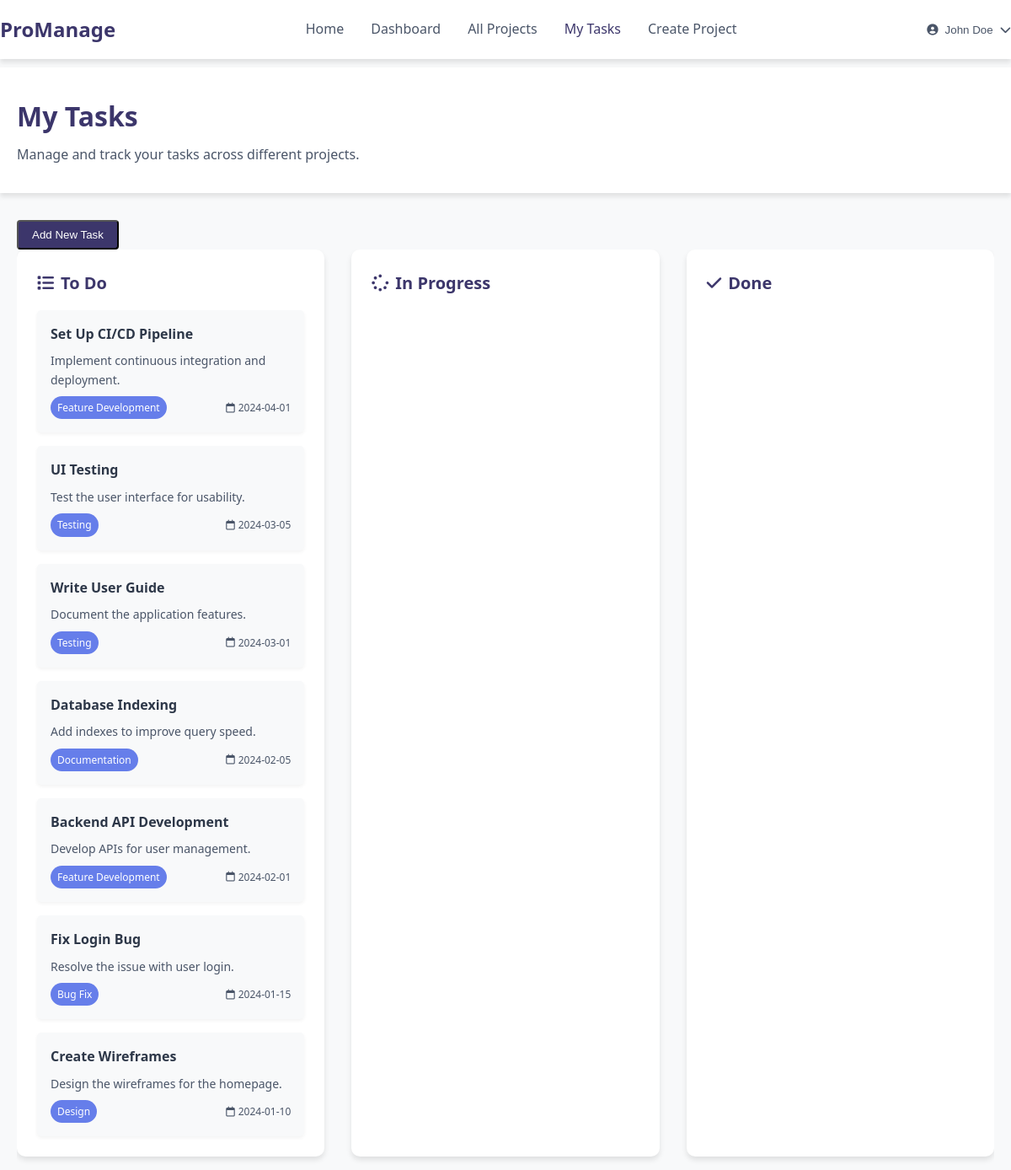
The page /views/tasks_page.php on the database its author committed.
### tables this page shows
CREATE TABLE tasks (
    id INT AUTO_INCREMENT PRIMARY KEY,
    name VARCHAR(255) NOT NULL,
    description TEXT,
    start_date DATE,
    due_date DATE,
    status ENUM('ToDo', 'In Progress', 'Done') NOT NULL,
    category INT , 
    project_id INT,
    assigned_user_id INT,
    tag INT , 
    FOREIGN KEY (tag) REFERENCES tags(id),
    FOREIGN KEY (category) REFERENCES category(id),
    FOREIGN KEY (project_id) REFERENCES projects(id) ON DELETE CASCADE,
    FOREIGN KEY (assigned_user_id) REFERENCES users(id) ON DELETE SET NULL
);

CREATE TABLE category (
    id INT AUTO_INCREMENT PRIMARY KEY,
    name VARCHAR(255) NOT NULL
);

### models/tasks_model.php (called while the page is built, shortened)
<?php
class Task
{
    private $conn;
    public function __construct($db)
    {
        $this->conn = $db;
    }
    public function displayTasks()
    {
        $sql = "SELECT tasks.*, category.name AS category_name
                FROM tasks
                LEFT JOIN category ON tasks.category = category.id
                ORDER BY tasks.start_date DESC";
        $result = $this->conn->query($sql);
        if ($result) {
            return $result->fetch_All(MYSQLI_ASSOC);
        } else {
            return [];
        }
    }
}
$database = new mysqli('localhost', 'root', '', 'project_management');
$viewTasks = new Task($database);
$tasks = $viewTasks-> displayTasks();

### views/tasks_page.php (the view, shortened to what this page needs)
<?php
require_once('./controllers/task_controller.php');
require_once('./models/tasks_model.php');
$dbConnection = new mysqli('localhost', 'root', '', 'project_management');
$tasks_query = "
    SELECT t.*, c.name AS category_name
    FROM tasks t
    LEFT JOIN category c ON t.category = c.id
    ORDER BY t.start_date DESC
";
$tasks_result = $dbConnection->query($tasks_query);
$tasks = [];
if ($tasks_result) {
    while ($task = $tasks_result->fetch_assoc()) {
        $tasks[] = $task;
    }
} else {
    error_log("Failed to fetch tasks: " . $dbConnection->error);
}
?>
<!DOCTYPE html>
<html lang="en">
<head>
    <link rel="stylesheet" href="https://cdnjs.cloudflare.com/ajax/libs/font-awesome/6.4.0/css/all.min.css">
    <link rel="stylesheet" href="./styles/tasks.css">
</head>
<body>
    <nav>
        <div class="container nav-container">
            <a href="#" class="logo">ProManage</a>
            <div class="nav-links">
                <a href="home.php">Home</a>
                <a href="dashbord.php">Dashboard</a>
                <a href="first_page.php">All Projects</a>
                <a href="mytasks.php" class="active">My Tasks</a>
                <a href="creat_project.php">Create Project</a>
            </div>
            <div class="user-menu">
                <button class="user-menu-btn">
                    <i class="fas fa-user-circle"></i>
                    <span>John Doe</span>
                    <i class="fas fa-chevron-down"></i>
                </button>
            </div>
        </div>
    </nav>
    <main>
        <div class="tasks-header">
            <div class="container">
                <h1 class="tasks-title">My Tasks</h1>
                <p class="tasks-subtitle">Manage and track your tasks across different projects.</p>
            </div>
        </div>
        <div class="container">
            <button id="addTaskBtn" class="btn">Add New Task</button>
            <div class="tasks-container">
                <div class="task-column" id="todo-column">
                    <h3><i class="fas fa-list"></i> To Do</h3>
                    <div class="task-list">
                      <?php
                      foreach($tasks as $task) :
                      ?>
                        <div class="task-card" draggable="true">
                            <h4><?= htmlspecialchars($task['name']) ?></h4>
                            <p><?= htmlspecialchars($task['description']) ?></p>
                            <div class="task-meta">
                                <span class="task-project"><?= htmlspecialchars($task['category_name'] ?? 'Uncategorized') ?></span>
                                <span class="task-due-date"><i class="far fa-calendar"></i> <?= htmlspecialchars($task['start_date']) ?></span>
                            </div>
                        </div>
                      <?php
                      endforeach;
                      ?>
                    </div>
                </div>
                <div class="task-column" id="inprogress-column">
                    <h3><i class="fas fa-spinner"></i> In Progress</h3>
                </div>
                <div class="task-column" id="done-column">
                    <h3><i class="fas fa-check"></i> Done</h3>
                </div>
            </div>
        </div>
    </main>

### styles/tasks.css (style rules this page uses)
:root { --bg-primary: #f8f9fa; --bg-secondary: #ffffff; --text-primary: #2d3748; --text-secondary: #4a5568; --accent-primary: #3c366b; --accent-secondary: #4c51bf; --accent-tertiary: #667eea; --success: #48bb78; --warning: #ed8936; --danger: #e53e3e; --shadow: 0 4px 6px rgba(0, 0, 0, 0.1); --shadow-lg: 0 10px 15px rgba(0, 0, 0, 0.1); }
* { margin: 0; padding: 0; box-sizing: border-box; }
body { font-family: 'Segoe UI', Tahoma, Geneva, Verdana, sans-serif; background-color: var(--bg-primary); color: var(--text-primary); line-height: 1.6; }
.container { max-width: 1200px; margin: 0 auto; padding: 0 20px; }
nav { background-color: var(--bg-secondary); box-shadow: var(--shadow); position: fixed; width: 100%; z-index: 1000; }
.nav-container { display: flex; justify-content: space-between; align-items: center; padding: 1rem 0; }
.logo { font-size: 1.5rem; font-weight: bold; color: var(--accent-primary); text-decoration: none; }
.nav-links { display: flex; gap: 2rem; }
.nav-links a { text-decoration: none; color: var(--text-secondary); font-weight: 500; transition: color 0.3s ease; }
.nav-links a:hover, .nav-links a.active { color: var(--accent-primary); }
.user-menu { position: relative; }
.user-menu-btn { background: none; border: none; cursor: pointer; display: flex; align-items: center; gap: 0.5rem; color: var(--text-secondary); }
main { padding-top: 5rem; }
.tasks-header { background-color: var(--bg-secondary); padding: 2rem 0; margin-bottom: 2rem; box-shadow: var(--shadow); }
.tasks-title { font-size: 2rem; color: var(--accent-primary); margin-bottom: 0.5rem; }
.tasks-subtitle { color: var(--text-secondary); }
.tasks-container { display: flex; gap: 2rem; overflow-x: auto; padding-bottom: 1rem; }
.task-column { background-color: var(--bg-secondary); border-radius: 10px; padding: 1.5rem; box-shadow: var(--shadow); min-width: 300px; flex: 1; }
.task-column h3 { font-size: 1.25rem; color: var(--accent-primary); margin-bottom: 1rem; display: flex; align-items: center; gap: 0.5rem; }
.task-list { display: flex; flex-direction: column; gap: 1rem; }
.task-card { background-color: var(--bg-primary); border-radius: 5px; padding: 1rem; box-shadow: 0 2px 4px rgba(0, 0, 0, 0.05); transition: transform 0.3s ease, box-shadow 0.3s ease; cursor: move; }
.task-card h4 { font-size: 1rem; color: var(--text-primary); margin-bottom: 0.5rem; }
.task-card p { font-size: 0.875rem; color: var(--text-secondary); margin-bottom: 0.5rem; }
.task-meta { display: flex; justify-content: space-between; align-items: center; font-size: 0.75rem; color: var(--text-secondary); }
.task-project { background-color: var(--accent-tertiary); color: white; padding: 0.25rem 0.5rem; border-radius: 20px; }
.task-due-date { display: flex; align-items: center; gap: 0.25rem; }
.btn { display: inline-block; padding: 0.5rem 1rem; background-color: var(--accent-primary); color: white; text-decoration: none; border-radius: 4px; transition: background-color 0.3s ease; }

### rows shown on the page
tasks: name "Set Up CI/CD Pipeline", description "Implement continuous integration and deployment.", category.name "Feature Development", start_date "2024-04-01"
tasks: name "UI Testing", description "Test the user interface for usability.", category.name "Testing", start_date "2024-03-05"
tasks: name "Write User Guide", description "Document the application features.", category.name "Testing", start_date "2024-03-01"
tasks: name "Database Indexing", description "Add indexes to improve query speed.", category.name "Documentation", start_date "2024-02-05"
tasks: name "Backend API Development", description "Develop APIs for user management.", category.name "Feature Development", start_date "2024-02-01"
tasks: name "Fix Login Bug", description "Resolve the issue with user login.", category.name "Bug Fix", start_date "2024-01-15"
tasks: name "Create Wireframes", description "Design the wireframes for the homepage.", category.name "Design", start_date "2024-01-10"
